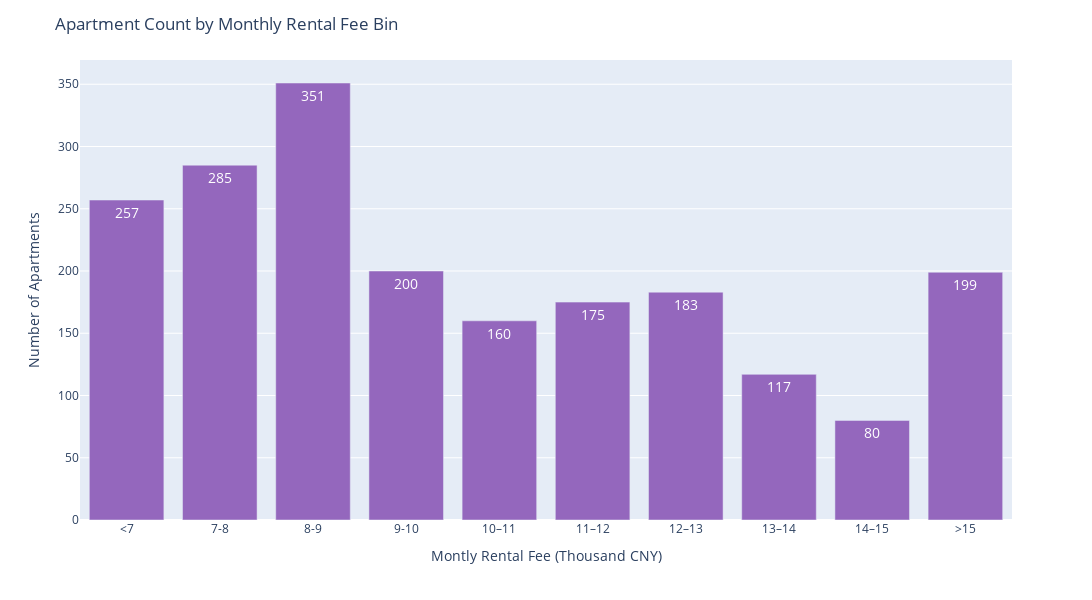

Write notebook code for a chart like this one.
### Code cell
price_stats_df = price_df.groupby('price_bin').count().reset_index().rename(columns = {'id':'apartment_count'})[['price_bin','apartment_count']]

fig = px.bar(price_stats_df,
             x="price_bin",
             y="apartment_count",
             text='apartment_count')

fig.update_traces(textposition='inside',
                  texttemplate='%{text}',
                  marker_color='#9467bd',
                  textfont_size=14)

fig.update_layout(title_text = 'Apartment Count by Monthly Rental Fee Bin',
                  yaxis_title = 'Number of Apartments',
                  xaxis_title = 'Montly Rental Fee (Thousand CNY)',
                  height = 600, width = 1200)

for idx in range(len(fig.data)):
    fig.data[idx].x = ['<7','7-8','8-9','9-10','10–11','11–12','12–13','13–14','14–15','>15']

fig.show()

### Figure 1 — Plotly figure (JSON) as saved in the notebook; plotly's stock layout.template omitted (floating-point values rounded to 4 significant figures)
{"data": [{"alignmentgroup": "True", "hoverlabel": {"namelength": 0}, "hovertemplate": "price_bin=%{x}<br>apartment_count=%{text}", "legendgroup": "", "marker": {"color": "#9467bd"}, "name": "", "offsetgroup": "", "orientation": "v", "showlegend": false, "text": [257, 285, 351, 200, 160, 175, 183, 117, 80, 199], "textfont": {"size": 14}, "textposition": "inside", "texttemplate": "%{text}", "type": "bar", "x": ["<7", "7-8", "8-9", "9-10", "10–11", "11–12", "12–13", "13–14", "14–15", ">15"], "xaxis": "x", "y": [257, 285, 351, 200, 160, 175, 183, 117, 80, 199], "yaxis": "y"}], "layout": {"barmode": "relative", "height": 600, "legend": {"tracegroupgap": 0}, "margin": {"t": 60}, "title": {"text": "Apartment Count by Monthly Rental Fee Bin"}, "width": 1200, "xaxis": {"anchor": "y", "domain": [0, 1], "title": {"text": "Montly Rental Fee (Thousand CNY)"}}, "yaxis": {"anchor": "x", "domain": [0, 1], "title": {"text": "Number of Apartments"}}}}
